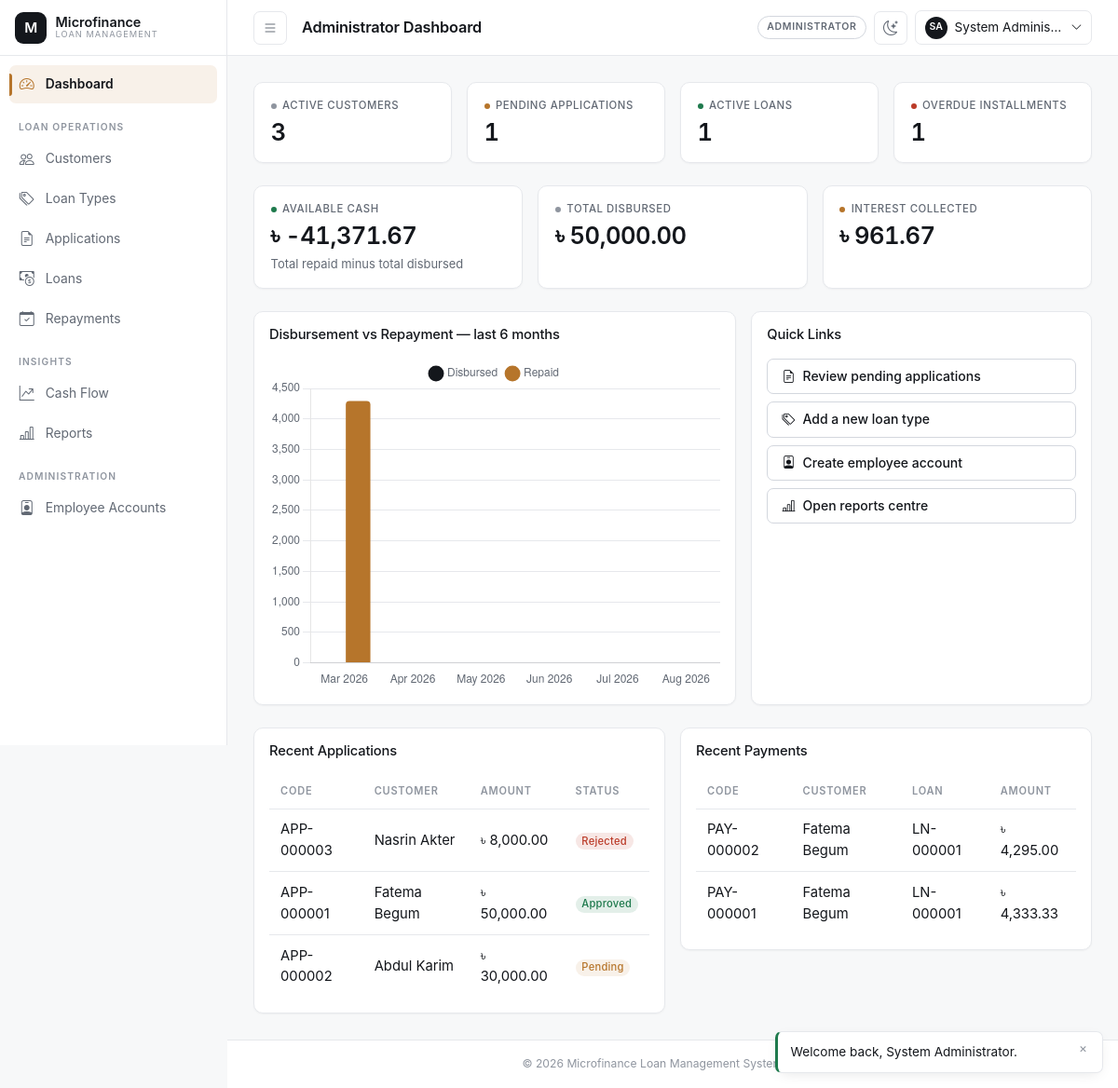
Page /admin/dashboard.php (signed in) on the committed database.
### tables this page shows
CREATE TABLE loan_applications (
    application_id    INT UNSIGNED AUTO_INCREMENT PRIMARY KEY,
    application_code  VARCHAR(20) NOT NULL UNIQUE,
    customer_id        INT UNSIGNED NOT NULL,
    loan_type_id        INT UNSIGNED NOT NULL,
    requested_amount   DECIMAL(14,2) NOT NULL,
    requested_duration_months INT UNSIGNED NOT NULL,
    purpose             VARCHAR(255) DEFAULT NULL,
    status               ENUM('pending','approved','rejected','returned') NOT NULL DEFAULT 'pending',
    review_notes         VARCHAR(500) DEFAULT NULL,
    submitted_by         INT UNSIGNED NOT NULL COMMENT 'user_id of officer who filed it',
    reviewed_by           INT UNSIGNED DEFAULT NULL,
    reviewed_at            DATETIME DEFAULT NULL,
    created_at              TIMESTAMP NOT NULL DEFAULT CURRENT_TIMESTAMP,
    updated_at              TIMESTAMP NOT NULL DEFAULT CURRENT_TIMESTAMP ON UPDATE CURRENT_TIMESTAMP,
    CONSTRAINT fk_apps_customer FOREIGN KEY (customer_id) REFERENCES customers(customer_id)
        ON UPDATE CASCADE ON DELETE RESTRICT,
    CONSTRAINT fk_apps_loan_type FOREIGN KEY (loan_type_id) REFERENCES loan_types(loan_type_id)
        ON UPDATE CASCADE ON DELETE RESTRICT,
    CONSTRAINT fk_apps_submitted_by FOREIGN KEY (submitted_by) REFERENCES users(user_id)
        ON UPDATE CASCADE ON DELETE RESTRICT,
    CONSTRAINT fk_apps_reviewed_by FOREIGN KEY (reviewed_by) REFERENCES users(user_id)
        ON UPDATE CASCADE ON DELETE SET NULL,
    CONSTRAINT chk_apps_amount CHECK (requested_amount > 0),
    CONSTRAINT chk_apps_duration CHECK (requested_duration_months > 0),
    INDEX idx_apps_status (status),
    INDEX idx_apps_customer (customer_id)
);

CREATE TABLE users (
    user_id        INT UNSIGNED AUTO_INCREMENT PRIMARY KEY,
    role_id        INT UNSIGNED NOT NULL,
    full_name      VARCHAR(120) NOT NULL,
    username       VARCHAR(60) NOT NULL UNIQUE,
    email          VARCHAR(120) NOT NULL UNIQUE,
    phone          VARCHAR(20) DEFAULT NULL,
    password_hash  VARCHAR(255) NOT NULL,
    status         ENUM('active','inactive','suspended') NOT NULL DEFAULT 'active',
    remember_token VARCHAR(255) DEFAULT NULL,
    last_login_at  DATETIME DEFAULT NULL,
    created_by     INT UNSIGNED DEFAULT NULL,
    created_at     TIMESTAMP NOT NULL DEFAULT CURRENT_TIMESTAMP,
    updated_at     TIMESTAMP NOT NULL DEFAULT CURRENT_TIMESTAMP ON UPDATE CURRENT_TIMESTAMP,
    CONSTRAINT fk_users_role FOREIGN KEY (role_id) REFERENCES roles(role_id)
        ON UPDATE CASCADE ON DELETE RESTRICT,
    CONSTRAINT fk_users_created_by FOREIGN KEY (created_by) REFERENCES users(user_id)
        ON UPDATE CASCADE ON DELETE SET NULL,
    INDEX idx_users_role (role_id),
    INDEX idx_users_status (status)
);

CREATE TABLE payments (
    payment_id       INT UNSIGNED AUTO_INCREMENT PRIMARY KEY,
    payment_code     VARCHAR(20) NOT NULL UNIQUE,
    loan_id          INT UNSIGNED NOT NULL,
    schedule_id      INT UNSIGNED NOT NULL,
    amount_paid      DECIMAL(14,2) NOT NULL,
    payment_date     DATE NOT NULL,
    payment_method   ENUM('cash','bank_transfer','mobile_wallet','cheque') NOT NULL DEFAULT 'cash',
    reference_no     VARCHAR(60) DEFAULT NULL,
    received_by      INT UNSIGNED NOT NULL,
    remarks          VARCHAR(255) DEFAULT NULL,
    created_at       TIMESTAMP NOT NULL DEFAULT CURRENT_TIMESTAMP,
    CONSTRAINT fk_pay_loan FOREIGN KEY (loan_id) REFERENCES loans(loan_id)
        ON UPDATE CASCADE ON DELETE RESTRICT,
    CONSTRAINT fk_pay_schedule FOREIGN KEY (schedule_id) REFERENCES repayment_schedules(schedule_id)
        ON UPDATE CASCADE ON DELETE RESTRICT,
    CONSTRAINT fk_pay_received_by FOREIGN KEY (received_by) REFERENCES users(user_id)
        ON UPDATE CASCADE ON DELETE RESTRICT,
    CONSTRAINT chk_pay_amount CHECK (amount_paid > 0),
    INDEX idx_pay_date (payment_date),
    INDEX idx_pay_loan (loan_id)
);

CREATE TABLE loans (
    loan_id            INT UNSIGNED AUTO_INCREMENT PRIMARY KEY,
    loan_code          VARCHAR(20) NOT NULL UNIQUE,
    application_id     INT UNSIGNED NOT NULL UNIQUE,
    customer_id        INT UNSIGNED NOT NULL,
    loan_type_id       INT UNSIGNED NOT NULL,
    principal_amount   DECIMAL(14,2) NOT NULL,
    interest_rate      DECIMAL(5,2) NOT NULL COMMENT 'Locked-in annual % at approval time',
    duration_months    INT UNSIGNED NOT NULL,
    emi_amount         DECIMAL(14,2) NOT NULL,
    start_date         DATE NOT NULL,
    end_date           DATE NOT NULL,
    status             ENUM('active','closed','defaulted','cancelled') NOT NULL DEFAULT 'active',
    approved_by        INT UNSIGNED NOT NULL,
    created_at         TIMESTAMP NOT NULL DEFAULT CURRENT_TIMESTAMP,
    updated_at         TIMESTAMP NOT NULL DEFAULT CURRENT_TIMESTAMP ON UPDATE CURRENT_TIMESTAMP,
    CONSTRAINT fk_loans_application FOREIGN KEY (application_id) REFERENCES loan_applications(application_id)
        ON UPDATE CASCADE ON DELETE RESTRICT,
    CONSTRAINT fk_loans_customer FOREIGN KEY (customer_id) REFERENCES customers(customer_id)
        ON UPDATE CASCADE ON DELETE RESTRICT,
    CONSTRAINT fk_loans_loan_type FOREIGN KEY (loan_type_id) REFERENCES loan_types(loan_type_id)
        ON UPDATE CASCADE ON DELETE RESTRICT,
    CONSTRAINT fk_loans_approved_by FOREIGN KEY (approved_by) REFERENCES users(user_id)
        ON UPDATE CASCADE ON DELETE RESTRICT,
    CONSTRAINT chk_loans_principal CHECK (principal_amount > 0),
    CONSTRAINT chk_loans_dates CHECK (end_date > start_date),
    INDEX idx_loans_status (status),
    INDEX idx_loans_customer (customer_id)
);

### admin/dashboard.php (the view, shortened to what the rows shown need)
<?php
$pdo = Database::getConnection();
$monthly = get_monthly_cash_flow(6);
$recentApps = $pdo->query(
    "SELECT a.application_code, a.requested_amount, a.status, a.created_at, u.full_name AS customer_name
     FROM loan_applications a
     INNER JOIN customers c ON c.customer_id = a.customer_id
     INNER JOIN users u ON u.user_id = c.user_id
     ORDER BY a.created_at DESC LIMIT 6"
)->fetchAll();
$recentPayments = $pdo->query(
    "SELECT p.payment_code, p.amount_paid, p.payment_date, l.loan_code, u.full_name AS customer_name
     FROM payments p
     INNER JOIN loans l ON l.loan_id = p.loan_id
     INNER JOIN customers c ON c.customer_id = l.customer_id
     INNER JOIN users u ON u.user_id = c.user_id
     ORDER BY p.created_at DESC LIMIT 6"
)->fetchAll();
require_once __DIR__ . '/../includes/header.php';
?>
<div class="row g-3 mb-4">
    <div class="col-lg-7">
        <div class="mfs-card p-3">
            <h2 class="h6 mb-3">Disbursement vs Repayment — last 6 months</h2>
        </div>
    </div>
    <div class="col-lg-5">
        <div class="mfs-card p-3 h-100">
            <h2 class="h6 mb-3">Quick Links</h2>
        </div>
    </div>
</div>
<div class="row g-3">
    <div class="col-lg-6">
        <div class="mfs-card p-3">
            <h2 class="h6 mb-3">Recent Applications</h2>
            <div class="table-responsive">
                <table class="table table-sm mfs-table align-middle">
                    <thead><tr><th>Code</th><th>Customer</th><th>Amount</th><th>Status</th></tr></thead>
                    <tbody>
                    <?php foreach ($recentApps as $row): ?>
                        <tr>
                            <td><?= e($row['application_code']) ?></td>
                            <td><?= e($row['customer_name']) ?></td>
                            <td><?= money($row['requested_amount']) ?></td>
                            <td><?= status_badge($row['status']) ?></td>
                        </tr>
                    <?php endforeach; ?>
                    </tbody>
                </table>
            </div>
        </div>
    </div>
    <div class="col-lg-6">
        <div class="mfs-card p-3">
            <h2 class="h6 mb-3">Recent Payments</h2>
            <div class="table-responsive">
                <table class="table table-sm mfs-table align-middle">
                    <thead><tr><th>Code</th><th>Customer</th><th>Loan</th><th>Amount</th></tr></thead>
                    <tbody>
                    <?php foreach ($recentPayments as $row): ?>
                        <tr>
                            <td><?= e($row['payment_code']) ?></td>
                            <td><?= e($row['customer_name']) ?></td>
                            <td><?= e($row['loan_code']) ?></td>
                            <td><?= money($row['amount_paid']) ?></td>
                        </tr>
                    <?php endforeach; ?>
                    </tbody>
                </table>
            </div>
        </div>
    </div>
</div>
<script>
/* Chart colours are read from the theme tokens so the chart matches
   whichever theme (light or dark) is active. */
(function () {
    var canvas = document.getElementById('cashFlowChart');
    if (!canvas || typeof Chart === 'undefined') return; // chart is optional
    var css = getComputedStyle(document.documentElement);
    var token = function (name) { return css.getPropertyValue(name).trim(); };
    var ink = token('--mfs-ink');
    var muted = token('--mfs-ink-soft');
    var grid = token('--mfs-border');
    var chart = new Chart(canvas, {
        type: 'bar',
        data: {
            labels: <?= json_encode(array_column($monthly, 'month')) ?>,
            datasets: [
                { label: 'Disbursed', data: <?= json_encode(array_column($monthly, 'disbursed')) ?>, backgroundColor: ink, borderRadius: 4 },
                { label: 'Repaid', data: <?= json_encode(array_column($monthly, 'repaid')) ?>, backgroundColor: token('--mfs-accent'), borderRadius: 4 }
            ]
        },
        options: {
            responsive: true,
            plugins: { legend: { labels: { color: muted, boxWidth: 12, usePointStyle: true } } },
            scales: {
                x: { ticks: { color: muted }, grid: { display: false } },
                y: { beginAtZero: true, ticks: { color: muted }, grid: { color: grid } }
            }
        }
    });
    document.addEventListener('mfs:themechange', function () {
        css = getComputedStyle(document.documentElement);
        chart.data.datasets[0].backgroundColor = token('--mfs-ink');
        chart.data.datasets[1].backgroundColor = token('--mfs-accent');
        chart.options.plugins.legend.labels.color = token('--mfs-ink-soft');
        chart.options.scales.x.ticks.color = token('--mfs-ink-soft');
        chart.options.scales.y.ticks.color = token('--mfs-ink-soft');
        chart.options.scales.y.grid.color = token('--mfs-border');
        chart.update();
    });
})();
</script>
<?php require_once __DIR__ . '/../includes/footer.php'; ?>

### includes/functions.php (shortened to what the rows shown need)
<?php
function e(mixed $value = null): string
{
    return htmlspecialchars((string) ($value ?? ''), ENT_QUOTES, 'UTF-8');
}
function money(mixed $amount, string $symbol = '৳'): string
{
    return $symbol . ' ' . number_format(is_numeric($amount) ? (float) $amount : 0.0, 2);
}
function status_badge(string $status): string
{
    $slug = strtolower(str_replace(' ', '-', $status));
    return '<span class="badge badge-status-' . e($slug) . '">' . e(ucwords(str_replace('_', ' ', $status))) . '</span>';
}

### rows in the picture
loan_applications: application_code "APP-000003", users.full_name "Nasrin Akter", requested_amount "৳ 8,000.00", status "Rejected"
loan_applications: application_code "APP-000001", users.full_name "Fatema Begum", requested_amount "৳ 50,000.00", status "Approved"
loan_applications: application_code "APP-000002", users.full_name "Abdul Karim", requested_amount "৳ 30,000.00", status "Pending"
payments: payment_code "PAY-000002", users.full_name "Fatema Begum", loan.loan_code "LN-000001", amount_paid "৳ 4,295.00"
payments: payment_code "PAY-000001", users.full_name "Fatema Begum", loan.loan_code "LN-000001", amount_paid "৳ 4,333.33"

### other values in the picture
$label "Dashboard"
$item[3] "LOAN OPERATIONS"
$label "Customers"
$label "Loan Types"
$label "Applications"
$label "Loans"
$label "Repayments"
$item[3] "INSIGHTS"
$label "Cash Flow"
$label "Reports"
$item[3] "ADMINISTRATION"
$label "Employee Accounts"
$pageTitle "Administrator Dashboard"
$user['role_name'] "ADMINISTRATOR"
$initials "SA"
